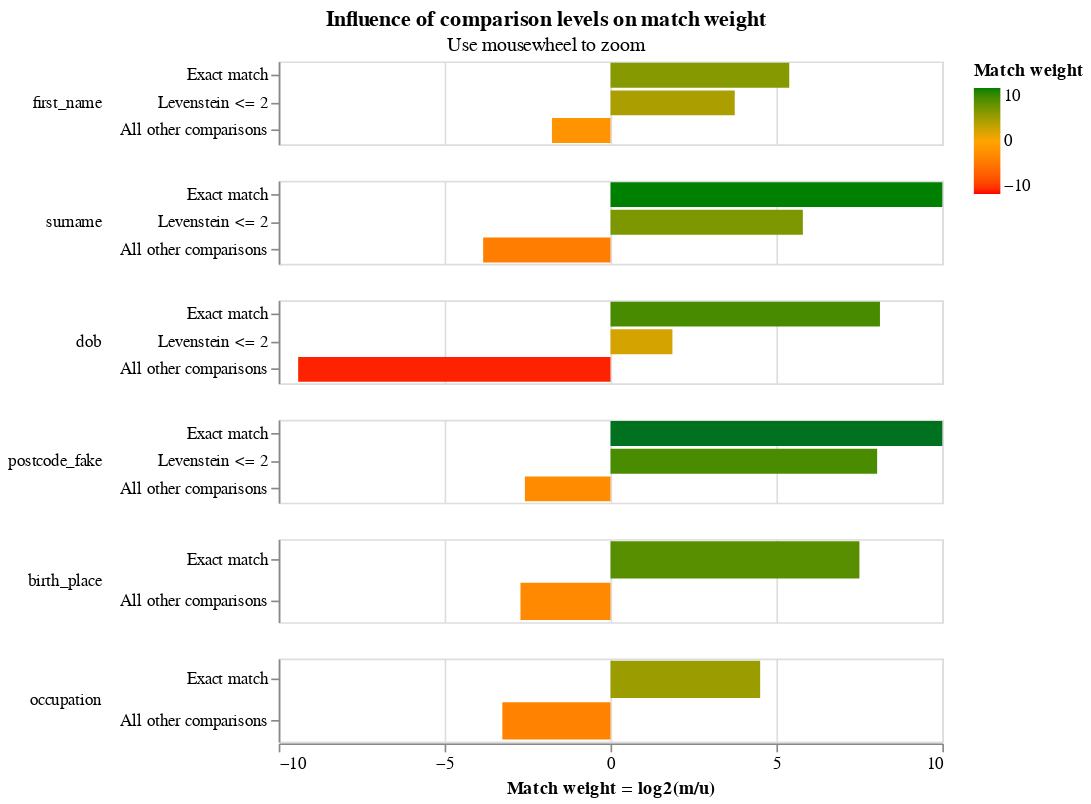

The notebook cell saved with this chart:
### Markdown cell above
The final match weights can be viewed in the match weights chart:

### Code cell
c = linker.settings_obj.match_weights_chart()

### Figure 1 — Vega-Lite specification as saved in the notebook (floating-point values rounded to 4 significant figures)
{"config": {"view": {"width": 400, "height": 50}, "mark": {"tooltip": null}, "title": {"anchor": "middle"}, "header": {"title": null}}, "data": {"values": [{"comparison_name": "first_name", "sql_condition": "first_name_l = first_name_r", "label_for_charts": "Exact match", "m_probability": 0.5531, "u_probability": 0.01322, "m_probability_description": "Amongst truly matching record comparisons, 55.31% of records are in the exact match comparison level", "u_probability_description": "Amongst truly non-matching record comparisons, 1.32% of records are in the exact match comparison level", "has_tf_adjustments": true, "tf_adjustment_column": "first_name", "tf_adjustment_weight": 1.0, "is_null_level": false, "bayes_factor": 41.85, "log2_bayes_factor": 5.387, "comparison_vector_value": 2, "max_comparison_vector_value": 2, "bayes_factor_description": "If comparison level is `exact match` then comparison is 41.85 times more likely to be a match", "proportion_of_matches": 0.0001153, "comparison_sort_order": 0}, {"comparison_name": "first_name", "sql_condition": "levenshtein(first_name_l, first_name_r) <= 2", "label_for_charts": "Levenstein <= 2", "m_probability": 0.1602, "u_probability": 0.01195, "m_probability_description": "Amongst truly matching record comparisons, 16.02% of records are in the levenstein <= 2 comparison level", "u_probability_description": "Amongst truly non-matching record comparisons, 1.20% of records are in the levenstein <= 2 comparison level", "has_tf_adjustments": false, "tf_adjustment_column": null, "tf_adjustment_weight": 1.0, "is_null_level": false, "bayes_factor": 13.4, "log2_bayes_factor": 3.744, "comparison_vector_value": 1, "max_comparison_vector_value": 2, "bayes_factor_description": "If comparison level is `levenstein <= 2` then comparison is 13.40 times more likely to be a match", "proportion_of_matches": 0.0001153, "comparison_sort_order": 0}, {"comparison_name": "first_name", "sql_condition": "ELSE", "label_for_charts": "All other comparisons", "m_probability": 0.2868, "u_probability": 0.9748, "m_probability_description": "Amongst truly matching record comparisons, 28.68% of records are in the all other comparisons comparison level", "u_probability_description": "Amongst truly non-matching record comparisons, 97.48% of records are in the all other comparisons comparison level", "has_tf_adjustments": false, "tf_adjustment_column": null, "tf_adjustment_weight": 1.0, "is_null_level": false, "bayes_factor": 0.2942, "log2_bayes_factor": -1.765, "comparison_vector_value": 0, "max_comparison_vector_value": 2, "bayes_factor_description": "If comparison level is `all other comparisons` then comparison is  3.40 times less likely to be a match", "proportion_of_matches": 0.0001153, "comparison_sort_order": 0}, {"comparison_name": "surname", "sql_condition": "surname_l = surname_r", "label_for_charts": "Exact match", "m_probability": 0.7824, "u_probability": 0.0007302, "m_probability_description": "Amongst truly matching record comparisons, 78.24% of records are in the exact match comparison level", "u_probability_description": "Amongst truly non-matching record comparisons, 0.07% of records are in the exact match comparison level", "has_tf_adjustments": true, "tf_adjustment_column": "surname", "tf_adjustment_weight": 1.0, "is_null_level": false, "bayes_factor": 1071.0, "log2_bayes_factor": 10.07, "comparison_vector_value": 2, "max_comparison_vector_value": 2, "bayes_factor_description": "If comparison level is `exact match` then comparison is 1,071.46 times more likely to be a match", "proportion_of_matches": 0.0001153, "comparison_sort_order": 1}, {"comparison_name": "surname", "sql_condition": "levenshtein(surname_l, surname_r) <= 2", "label_for_charts": "Levenstein <= 2", "m_probability": 0.1479, "u_probability": 0.00266, "m_probability_description": "Amongst truly matching record comparisons, 14.79% of records are in the levenstein <= 2 comparison level", "u_probability_description": "Amongst truly non-matching record comparisons, 0.27% of records are in the levenstein <= 2 comparison level", "has_tf_adjustments": false, "tf_adjustment_column": null, "tf_adjustment_weight": 1.0, "is_null_level": false, "bayes_factor": 55.59, "log2_bayes_factor": 5.797, "comparison_vector_value": 1, "max_comparison_vector_value": 2, "bayes_factor_description": "If comparison level is `levenstein <= 2` then comparison is 55.59 times more likely to be a match", "proportion_of_matches": 0.0001153, "comparison_sort_order": 1}, {"comparison_name": "surname", "sql_condition": "ELSE", "label_for_charts": "All other comparisons", "m_probability": 0.06971, "u_probability": 0.9966, "m_probability_description": "Amongst truly matching record comparisons, 6.97% of records are in the all other comparisons comparison level", "u_probability_description": "Amongst truly non-matching record comparisons, 99.66% of records are in the all other comparisons comparison level", "has_tf_adjustments": false, "tf_adjustment_column": null, "tf_adjustment_weight": 1.0, "is_null_level": false, "bayes_factor": 0.06995, "log2_bayes_factor": -3.838, "comparison_vector_value": 0, "max_comparison_vector_value": 2, "bayes_factor_description": "If comparison level is `all other comparisons` then comparison is  14.30 times less likely to be a match", "proportion_of_matches": 0.0001153, "comparison_sort_order": 1}, {"comparison_name": "dob", "sql_condition": "dob_l = dob_r", "label_for_charts": "Exact match", "m_probability": 0.6238, "u_probability": 0.002242, "m_probability_description": "Amongst truly matching record comparisons, 62.38% of records are in the exact match comparison level", "u_probability_description": "Amongst truly non-matching record comparisons, 0.22% of records are in the exact match comparison level", "has_tf_adjustments": true, "tf_adjustment_column": "dob", "tf_adjustment_weight": 1.0, "is_null_level": false, "bayes_factor": 278.3, "log2_bayes_factor": 8.12, "comparison_vector_value": 2, "max_comparison_vector_value": 2, "bayes_factor_description": "If comparison level is `exact match` then comparison is 278.30 times more likely to be a match", "proportion_of_matches": 0.0001153, "comparison_sort_order": 2}, {"comparison_name": "dob", "sql_condition": "levenshtein(dob_l, dob_r) <= 2", "label_for_charts": "Levenstein <= 2", "m_probability": 0.3749, "u_probability": 0.1028, "m_probability_description": "Amongst truly matching record comparisons, 37.49% of records are in the levenstein <= 2 comparison level", "u_probability_description": "Amongst truly non-matching record comparisons, 10.28% of records are in the levenstein <= 2 comparison level", "has_tf_adjustments": false, "tf_adjustment_column": null, "tf_adjustment_weight": 1.0, "is_null_level": false, "bayes_factor": 3.646, "log2_bayes_factor": 1.866, "comparison_vector_value": 1, "max_comparison_vector_value": 2, "bayes_factor_description": "If comparison level is `levenstein <= 2` then comparison is 3.65 times more likely to be a match", "proportion_of_matches": 0.0001153, "comparison_sort_order": 2}, {"comparison_name": "dob", "sql_condition": "ELSE", "label_for_charts": "All other comparisons", "m_probability": 0.001312, "u_probability": 0.8949, "m_probability_description": "Amongst truly matching record comparisons, 0.13% of records are in the all other comparisons comparison level", "u_probability_description": "Amongst truly non-matching record comparisons, 89.49% of records are in the all other comparisons comparison level", "has_tf_adjustments": false, "tf_adjustment_column": null, "tf_adjustment_weight": 1.0, "is_null_level": false, "bayes_factor": 0.001467, "log2_bayes_factor": -9.413, "comparison_vector_value": 0, "max_comparison_vector_value": 2, "bayes_factor_description": "If comparison level is `all other comparisons` then comparison is  681.86 times less likely to be a match", "proportion_of_matches": 0.0001153, "comparison_sort_order": 2}, {"comparison_name": "postcode_fake", "sql_condition": "postcode_fake_l = postcode_fake_r", "label_for_charts": "Exact match", "m_probability": 0.6899, "u_probability": 0.0001472, "m_probability_description": "Amongst truly matching record comparisons, 68.99% of records are in the exact match comparison level", "u_probability_description": "Amongst truly non-matching record comparisons, 0.01% of records are in the exact match comparison level", "has_tf_adjustments": false, "tf_adjustment_column": null, "tf_adjustment_weight": 1.0, "is_null_level": false, "bayes_factor": 4688.0, "log2_bayes_factor": 12.19, "comparison_vector_value": 2, "max_comparison_vector_value": 2, "bayes_factor_description": "If comparison level is `exact match` then comparison is 4,688.12 times more likely to be a match", "proportion_of_matches": 0.0001153, "comparison_sort_order": 3}, {"comparison_name": "postcode_fake", "sql_condition": "levenshtein(postcode_fake_l, postcode_fake_r) <= 2", "label_for_charts": "Levenstein <= 2", "m_probability": 0.143, "u_probability": 0.0005451, "m_probability_description": "Amongst truly matching record comparisons, 14.30% of records are in the levenstein <= 2 comparison level", "u_probability_description": "Amongst truly non-matching record comparisons, 0.05% of records are in the levenstein <= 2 comparison level", "has_tf_adjustments": false, "tf_adjustment_column": null, "tf_adjustment_weight": 1.0, "is_null_level": false, "bayes_factor": 262.4, "log2_bayes_factor": 8.036, "comparison_vector_value": 1, "max_comparison_vector_value": 2, "bayes_factor_description": "If comparison level is `levenstein <= 2` then comparison is 262.39 times more likely to be a match", "proportion_of_matches": 0.0001153, "comparison_sort_order": 3}, {"comparison_name": "postcode_fake", "sql_condition": "ELSE", "label_for_charts": "All other comparisons", "m_probability": 0.167, "u_probability": 0.9993, "m_probability_description": "Amongst truly matching record comparisons, 16.70% of records are in the all other comparisons comparison level", "u_probability_description": "Amongst truly non-matching record comparisons, 99.93% of records are in the all other comparisons comparison level", "has_tf_adjustments": false, "tf_adjustment_column": null, "tf_adjustment_weight": 1.0, "is_null_level": false, "bayes_factor": 0.1672, "log2_bayes_factor": -2.581, "comparison_vector_value": 0, "max_comparison_vector_value": 2, "bayes_factor_description": "If comparison level is `all other comparisons` then comparison is  5.98 times less likely to be a match", "proportion_of_matches": 0.0001153, "comparison_sort_order": 3}, {"comparison_name": "birth_place", "sql_condition": "birth_place_l = birth_place_r", "label_for_charts": "Exact match", "m_probability": 0.8483, "u_probability": 0.00468, "m_probability_description": "Amongst truly matching record comparisons, 84.83% of records are in the exact match comparison level", "u_probability_description": "Amongst truly non-matching record comparisons, 0.47% of records are in the exact match comparison level", "has_tf_adjustments": true, "tf_adjustment_column": "birth_place", "tf_adjustment_weight": 1.0, "is_null_level": false, "bayes_factor": 181.3, "log2_bayes_factor": 7.502, "comparison_vector_value": 1, "max_comparison_vector_value": 1, "bayes_factor_description": "If comparison level is `exact match` then comparison is 181.27 times more likely to be a match", "proportion_of_matches": 0.0001153, "comparison_sort_order": 4}, {"comparison_name": "birth_place", "sql_condition": "ELSE", "label_for_charts": "All other comparisons", "m_probability": 0.1517, "u_probability": 0.9953, "m_probability_description": "Amongst truly matching record comparisons, 15.17% of records are in the all other comparisons comparison level", "u_probability_description": "Amongst truly non-matching record comparisons, 99.53% of records are in the all other comparisons comparison level", "has_tf_adjustments": false, "tf_adjustment_column": null, "tf_adjustment_weight": 1.0, "is_null_level": false, "bayes_factor": 0.1524, "log2_bayes_factor": -2.714, "comparison_vector_value": 0, "max_comparison_vector_value": 1, "bayes_factor_description": "If comparison level is `all other comparisons` then comparison is  6.56 times less likely to be a match", "proportion_of_matches": 0.0001153, "comparison_sort_order": 4}, {"comparison_name": "occupation", "sql_condition": "occupation_l = occupation_r", "label_for_charts": "Exact match", "m_probability": 0.8997, "u_probability": 0.03948, "m_probability_description": "Amongst truly matching record comparisons, 89.97% of records are in the exact match comparison level", "u_probability_description": "Amongst truly non-matching record comparisons, 3.95% of records are in the exact match comparison level", "has_tf_adjustments": true, "tf_adjustment_column": "occupation", "tf_adjustment_weight": 1.0, "is_null_level": false, "bayes_factor": 22.79, "log2_bayes_factor": 4.51, "comparison_vector_value": 1, "max_comparison_vector_value": 1, "bayes_factor_description": "If comparison level is `exact match` then comparison is 22.79 times more likely to be a match", "proportion_of_matches": 0.0001153, "comparison_sort_order": 5}, {"comparison_name": "occupation", "sql_condition": "ELSE", "label_for_charts": "All other comparisons", "m_probability": 0.1003, "u_probability": 0.9605, "m_probability_description": "Amongst truly matching record comparisons, 10.03% of records are in the all other comparisons comparison level", "u_probability_description": "Amongst truly non-matching record comparisons, 96.05% of records are in the all other comparisons comparison level", "has_tf_adjustments": false, "tf_adjustment_column": null, "tf_adjustment_weight": 1.0, "is_null_level": false, "bayes_factor": 0.1044, "log2_bayes_factor": -3.26, "comparison_vector_value": 0, "max_comparison_vector_value": 1, "bayes_factor_description": "If comparison level is `all other comparisons` then comparison is  9.58 times less likely to be a match", "proportion_of_matches": 0.0001153, "comparison_sort_order": 5}]}, "mark": {"type": "bar", "clip": true}, "selection": {"zoom_selector": {"type": "interval", "bind": "scales", "encodings": ["x"]}}, "encoding": {"color": {"type": "quantitative", "field": "log2_bayes_factor", "title": "Match weight", "scale": {"range": ["red", "orange", "green"], "domain": [-10, 0, 10]}}, "row": {"type": "nominal", "field": "comparison_name", "sort": {"field": "comparison_sort_order"}, "header": {"labelAngle": 0, "labelAnchor": "middle", "labelAlign": "left"}}, "tooltip": [{"type": "nominal", "field": "comparison_name", "title": "Comparison name"}, {"type": "ordinal", "field": "label_for_charts", "title": "Label"}, {"type": "nominal", "field": "sql_condition", "title": "SQL condition"}, {"type": "quantitative", "field": "m_probability", "format": ".4f", "title": "M probability"}, {"type": "quantitative", "field": "u_probability", "format": ".4f", "title": "U probability"}, {"type": "quantitative", "field": "bayes_factor", "title": "Bayes factor = m/u", "format": ",.4f"}, {"type": "quantitative", "field": "log2_bayes_factor", "title": "Match weight = log2(m/u)", "format": ",.4f"}, {"type": "nominal", "field": "bayes_factor_description", "title": "Match weight description"}], "x": {"type": "quantitative", "axis": {"title": "Match weight = log2(m/u)", "values": [-10, -5, 0, 5, 10]}, "field": "log2_bayes_factor", "scale": {"domain": [-10, 10]}}, "y": {"type": "nominal", "field": "label_for_charts", "axis": {"title": null}, "sort": {"field": "comparison_vector_value", "order": "descending"}}}, "resolve": {"scale": {"y": "independent"}}, "title": {"text": "Influence of comparison levels on match weight", "subtitle": "Use mousewheel to zoom"}, "$schema": "https://vega.github.io/schema/vega-lite/v4.json"}
